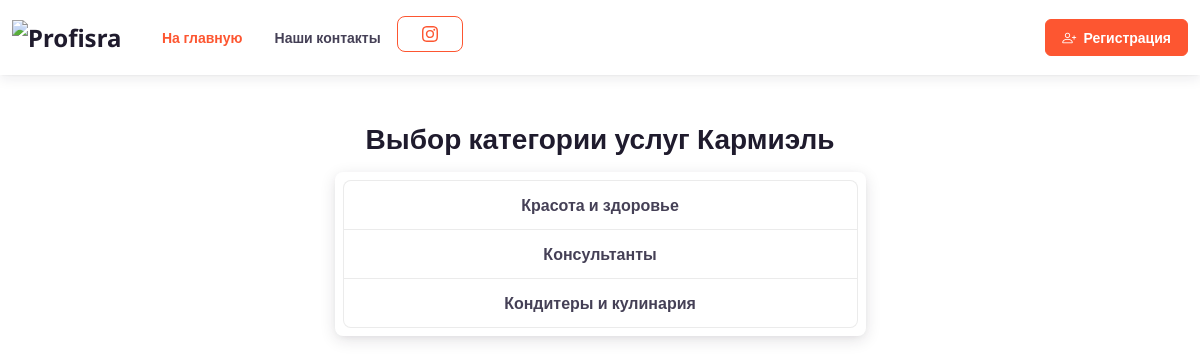
Screenshot of /cities/13/ with the database file from the repository.
### core/models.py (models this page shows, shortened)
class City(models.Model):
    name = models.CharField(max_length=100, unique=True)
    class Meta:
        verbose_name_plural = "Города"
        ordering = ['name']

class Category(models.Model):
    city = models.ForeignKey(City, on_delete=models.CASCADE)
    name = models.CharField(max_length=100)
    class Meta:
        verbose_name_plural = "Категории услуг"
        ordering = ['name']

### core/views.py (the view)
# urls.py: path('cities/<int:city_id>/', cat_views.category, name='category'),
def category(request, city_id):
    city = City.objects.get(pk=city_id)
    categories = Category.objects.filter(city=city).annotate(num_masters=Count('service__master')).filter(num_masters__gt=0)
    return render(request, 'category.html', {'city': city, 'categories': categories})

### core/templates/category.html (shortened to what this page needs)
{% extends "base.html" %}
{% load static %}
{% block content %}
    <div style="max-width:555px;" class="container justify justify-content-center pt-5 mt-5">
        <h3 align="center">Выбор категории услуг {{ city.name }} </h3>
        <div class="list-group text-center fw-bolder shadow p-2 mb-1 bg-body rounded">
        {% for category in categories %}
            <a href="{% url 'service' city.id category.id %}" class="list-group-item list-group-item-action" >{{ category.name }}</a>
        {% endfor %}
    </div>
</div>
{% endblock %}

### rows the page displays
City: name "Кармиэль"
Category: name "Красота и здоровье"
Category: name "Консультанты"
Category: name "Кондитеры и кулинария"
